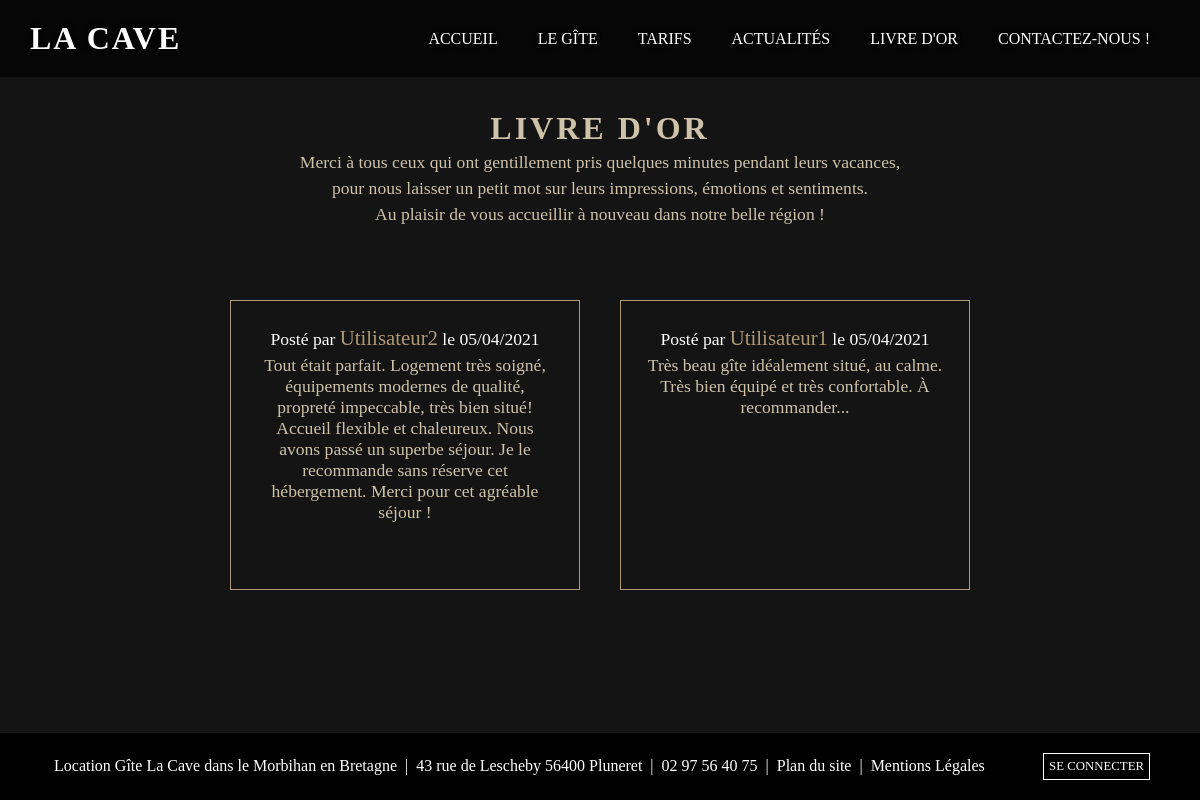
Page /index.php?action=livredor on the earlier database version.
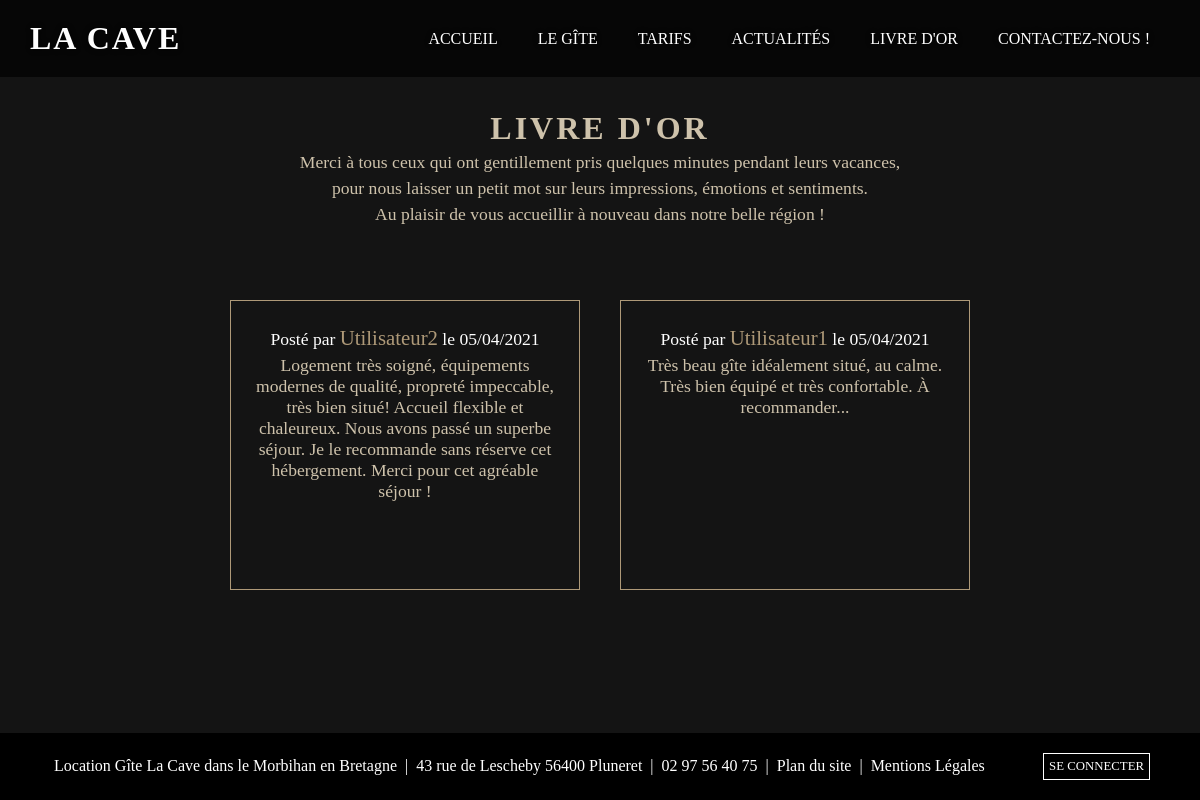
Same page on the later database version.
### tables this page shows
CREATE TABLE `guestbooks` (
  `id` int(10) UNSIGNED NOT NULL,
  `comments` text NOT NULL,
  `datecreatcomments` datetime NOT NULL DEFAULT current_timestamp(),
  `idguestbooksusers` int(10) UNSIGNED NOT NULL
);

CREATE TABLE `users` (
  `id` int(11) UNSIGNED NOT NULL,
  `pseudo` varchar(255) NOT NULL,
  `lastname` varchar(255) NOT NULL,
  `firstname` varchar(255) NOT NULL,
  `email` varchar(255) NOT NULL,
  `pass` varchar(255) NOT NULL,
  `roleusers` varchar(255) NOT NULL,
  `dateinscription` datetime NOT NULL DEFAULT current_timestamp()
);

### app/Controllers/Front/FrontController.php (called while the page is built, shortened)
<?php
class FrontController{
    function livredor(){
        $guestbook = new \Project\Models\GuestbookCommentManager();
        $allGuestbookComments = $guestbook->guestbooks();
        require 'app/views/front/livreDor.php';
    }
}

### app/Models/GuestbookCommentManager.php (called while the page is built, shortened)
<?php
class GuestbookCommentManager extends Manager{
    public function guestbooks(){
        $bdd = $this->bdConnect();
        $req = $bdd->query("SELECT guestbooks.*, users.*, DATE_FORMAT(guestbooks.datecreatcomments, '%d/%m/%Y') AS datePublication FROM guestbooks, users WHERE guestbooks.idguestbooksusers = users.id ORDER BY guestbooks.id DESC");
        return $req;
    }
}

### app/views/front/livreDor.php (the view, shortened to what this page needs)
<section class="taille_1170 bloc_titre_general">
    <h1>Livre d'or</h1>
    <p>Merci à tous ceux qui ont gentillement pris quelques minutes pendant leurs vacances,</p>
    <p>pour nous laisser un petit mot sur leurs impressions, émotions et sentiments.</p>
    <p class="marge_livredor">Au plaisir de vous accueillir à nouveau dans notre belle région !</p>
    <div class="taille_1170 bloc_commentaires_livre">
        <?php foreach($allGuestbookComments as $allGuestbook){ ?>
            <div class="commentaires_livre">
                    <p class="post_livre">Posté par <span><?=$allGuestbook['pseudo']?></span> le <?=$allGuestbook['datePublication'] ?></p>
                    <p><?= nl2br($allGuestbook['comments']) ?></p>
            </div>
        <?php } ?>
    </div>
</section>
<?php require 'templates/template.php'; ?>

Differences in the rows shown:
changed guestbooks "Utilisateur2": comments "Tout était parfait. Logement très soigné, équipements…" → "Logement très soigné, équipements…"
